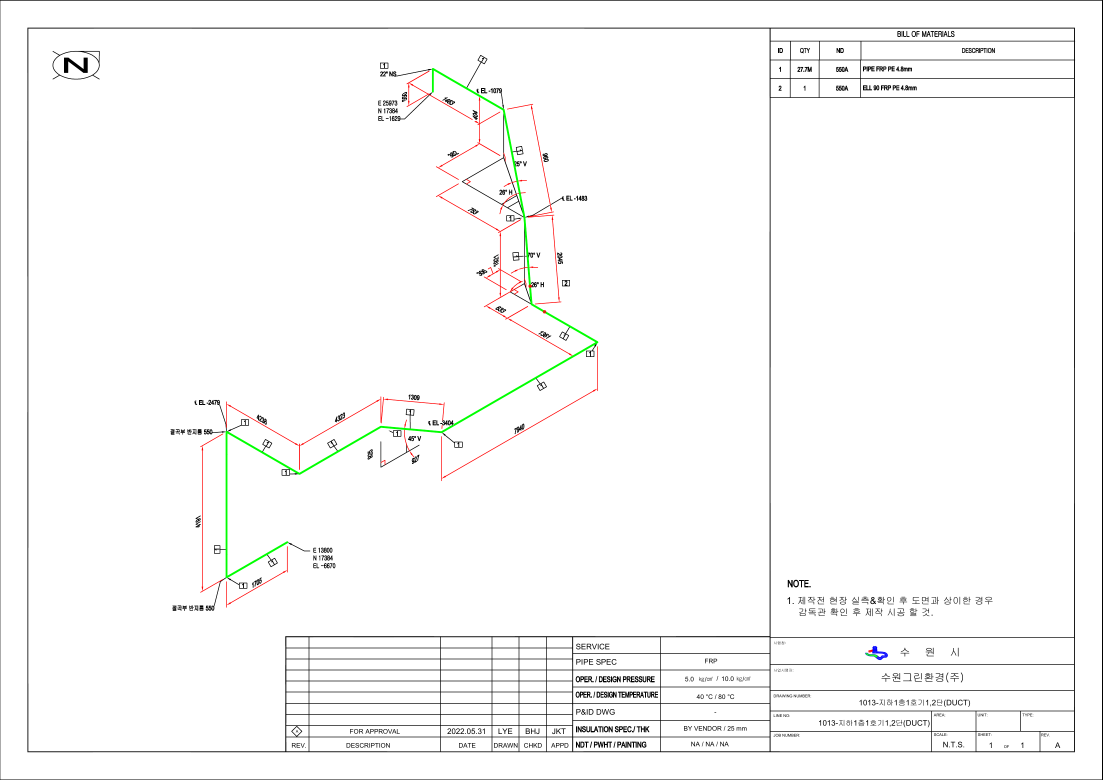
#> input picture src/img/cad/FRP/1013-지하1층 1호기 1,2단(DUCT).png, 3307 x 2339 px (shown at 1/3 size); its folder holds only this picture in this run
$ python -i extractor_backup.py   (imports and definitions only)
#> lines starting #> are read from the running program, lines starting #| are printed output that depends on the picture; after the words box and inside, x2 and y2 are one past the last pixel; in counts of white or black regions, pixels touching at a corner belong together
import cv2
import pytesseract
from utils import Utils
import pandas as pd


class Extractor(object):
    def __init__(self):
        self.DEBUG = False
        pass

    def find_tables(self, image):
        BLUR_KERNEL_SIZE = (17, 17)
        STD_DEV_X_DIRECTION = 0
        STD_DEV_Y_DIRECTION = 0
        blurred = cv2.GaussianBlur(
            image, BLUR_KERNEL_SIZE, STD_DEV_X_DIRECTION, STD_DEV_Y_DIRECTION
        )
        MAX_COLOR_VAL = 255
        BLOCK_SIZE = 15
        SUBTRACT_FROM_MEAN = -2
        img_bin = cv2.adaptiveThreshold(
            ~blurred,
            MAX_COLOR_VAL,
            cv2.ADAPTIVE_THRESH_MEAN_C,
            cv2.THRESH_BINARY,
            BLOCK_SIZE,
            SUBTRACT_FROM_MEAN,
        )
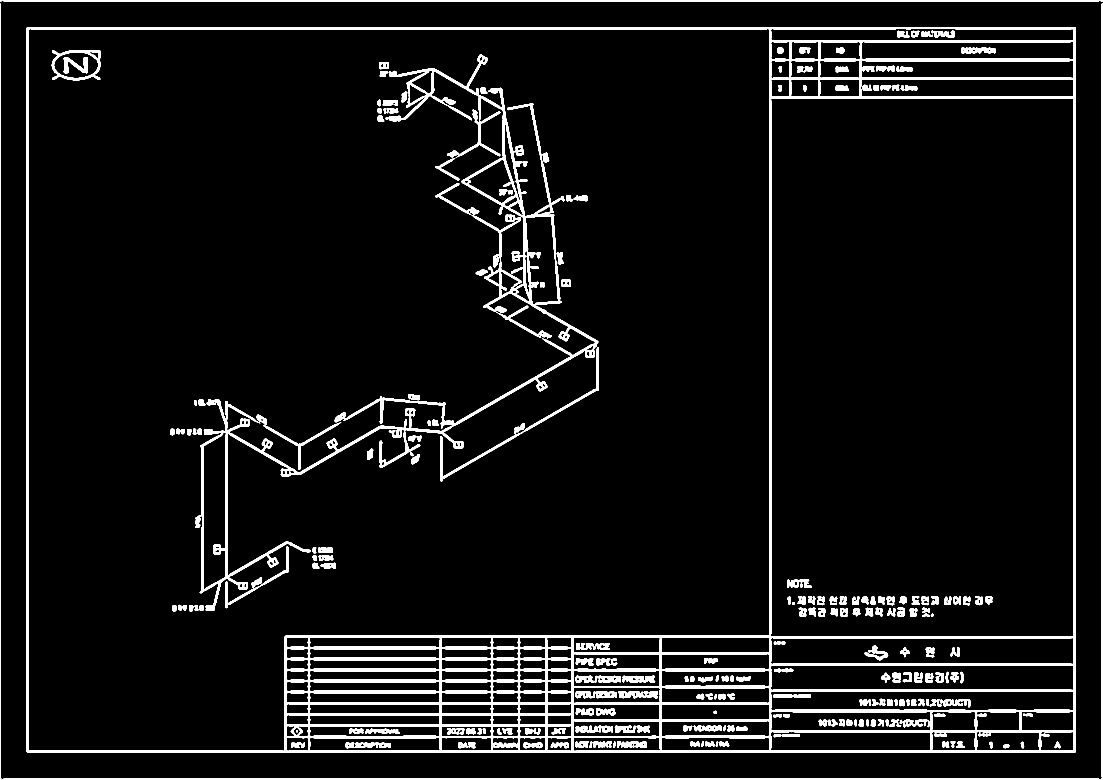
#> img_bin: shape (2339, 3307) (shown at 1/3 size); 6.4% white; 252 white regions, largest, box (x1, y1, x2, y2) and area: (80, 81, 3227, 2259) 268456, (599, 163, 1795, 1833) 77707, (0, 0, 3307, 4) 13218
        horizontal = img_bin.copy()
        SCALE = 5
        image_width, image_height = horizontal.shape
        horizontal_kernel = cv2.getStructuringElement(
            cv2.MORPH_RECT, (int(image_width / SCALE), 1)
        )
        horizontally_opened = cv2.morphologyEx(
            img_bin, cv2.MORPH_OPEN, horizontal_kernel
        )
#> horizontally_opened: shape (2339, 3307); 2.5% white; 25 white regions, largest, box (x1, y1, x2, y2) and area: (80, 2252, 3227, 2259) 21977, (80, 81, 3227, 88) 21085, (854, 1907, 3227, 1916) 15940
        vertical_kernel = cv2.getStructuringElement(
            cv2.MORPH_RECT, (1, int(image_height / SCALE))
        )
        vertically_opened = cv2.morphologyEx(img_bin, cv2.MORPH_OPEN, vertical_kernel)
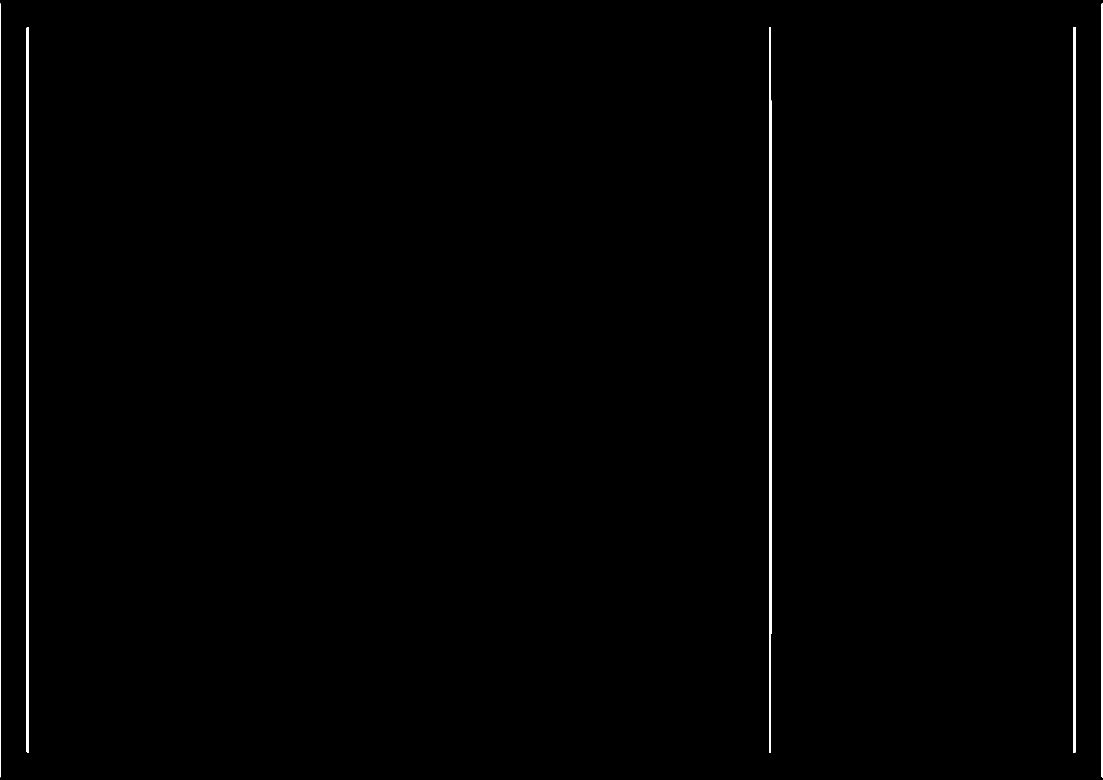
#> vertically_opened: shape (2339, 3307) (shown at 1/3 size); 0.76% white; 5 white regions, box (x1, y1, x2, y2) and area: (80, 81, 87, 2259) 15238, (3220, 81, 3227, 2259) 15238, (2307, 81, 2314, 2259) 14313, (0, 11, 3, 2332) 6958, (3304, 11, 3307, 2332) 6958

        horizontally_dilated = cv2.dilate(
            horizontally_opened, cv2.getStructuringElement(cv2.MORPH_RECT, (40, 1))
        )
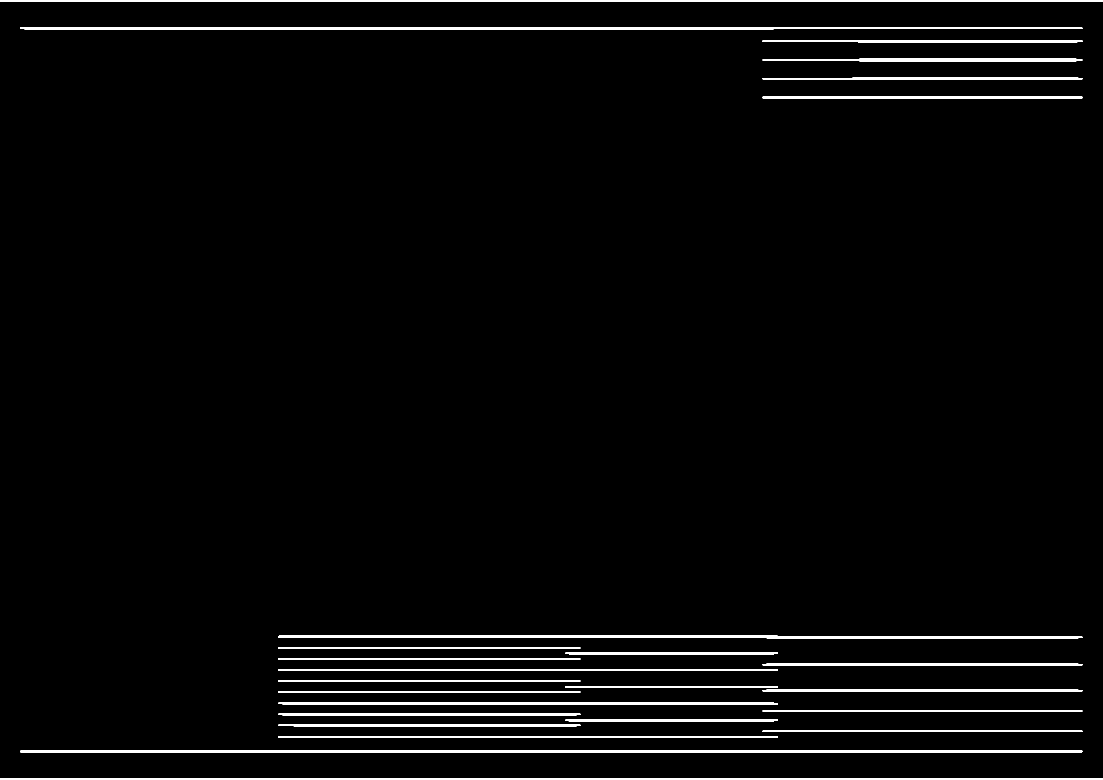
#> horizontally_dilated: shape (2339, 3307) (shown at 1/3 size); 2.6% white; 25 white regions, largest, box (x1, y1, x2, y2) and area: (61, 2252, 3247, 2259) 22292, (61, 81, 3247, 88) 21358, (835, 1907, 3247, 1916) 16306
        vertically_dilated = cv2.dilate(
            vertically_opened, cv2.getStructuringElement(cv2.MORPH_RECT, (1, 60))
        )
#> vertically_dilated: shape (2339, 3307); 0.78% white; 5 white regions, box (x1, y1, x2, y2) and area: (80, 52, 87, 2289) 15651, (3220, 52, 3227, 2289) 15651, (2307, 52, 2314, 2289) 14726, (0, 0, 3, 2339) 7017, (3304, 0, 3307, 2339) 7017

        mask = horizontally_dilated + vertically_dilated
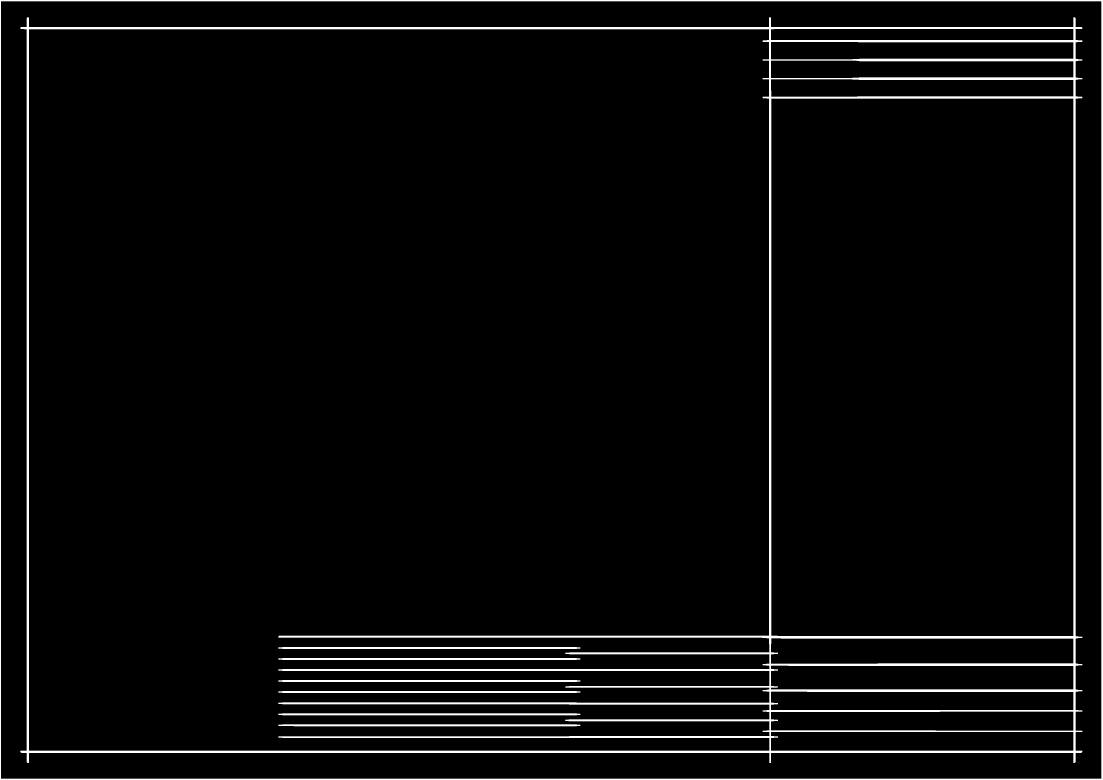
#> mask: shape (2339, 3307) (shown at 1/3 size); min 0, max 255, mean 8.6
        contours, heirarchy = cv2.findContours(
            mask,
            cv2.RETR_EXTERNAL,
            cv2.CHAIN_APPROX_SIMPLE,
        )
#> contours = [[[0, 0], [0, 2338], [3306, 2338], [3306, 0]]]

        MIN_TABLE_AREA = 1e5
        contours = [c for c in contours if cv2.contourArea(c) > MIN_TABLE_AREA]
        perimeter_lengths = [cv2.arcLength(c, True) for c in contours]
#> perimeter_lengths = [11288]
        epsilons = [0.1 * p for p in perimeter_lengths]
#> epsilons = [1128.8]
        approx_polys = [
            cv2.approxPolyDP(c, e, True) for c, e in zip(contours, epsilons)
        ]
#> approx_polys = [[[0, 0], [0, 2338], [3306, 2338], [3306, 0]]]
        bounding_rects = [cv2.boundingRect(a) for a in approx_polys]
#> bounding_rects = [(0, 0, 3307, 2339)]
        images = [image[y : y + h, x : x + w] for x, y, w, h in bounding_rects]
#> images = 1 item
        return images

    # [142 lines left out: functions extract_tables, extract_cell_images_from_table, extract_cells, to_json, to_dataframe, not called in this run]

>>> import cv2
>>> picture = cv2.imread('../src/img/cad/FRP/1013-지하1층 1호기 1,2단(DUCT).png', cv2.IMREAD_GRAYSCALE)
>>> result = Extractor().find_tables(picture)
#> result = 1 item

$ run again, on src/img/cad/FRP/1014-지하1층 2호기 1,2단(DUCT).png
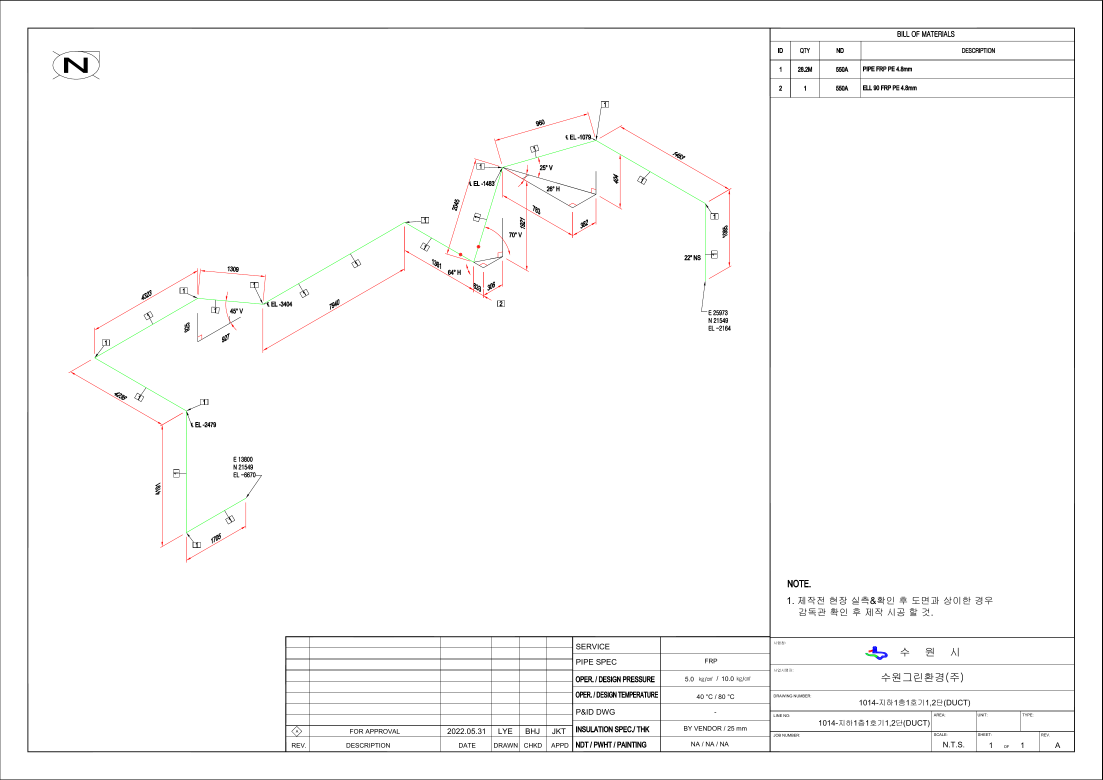
#> input picture src/img/cad/FRP/1014-지하1층 2호기 1,2단(DUCT).png, 3307 x 2339 px (shown at 1/3 size)
#> in find_tables, `img_bin = cv2.adaptiveThreshold( ~blurred, MAX_COLOR_VAL, cv2.ADAPTIVE..`:
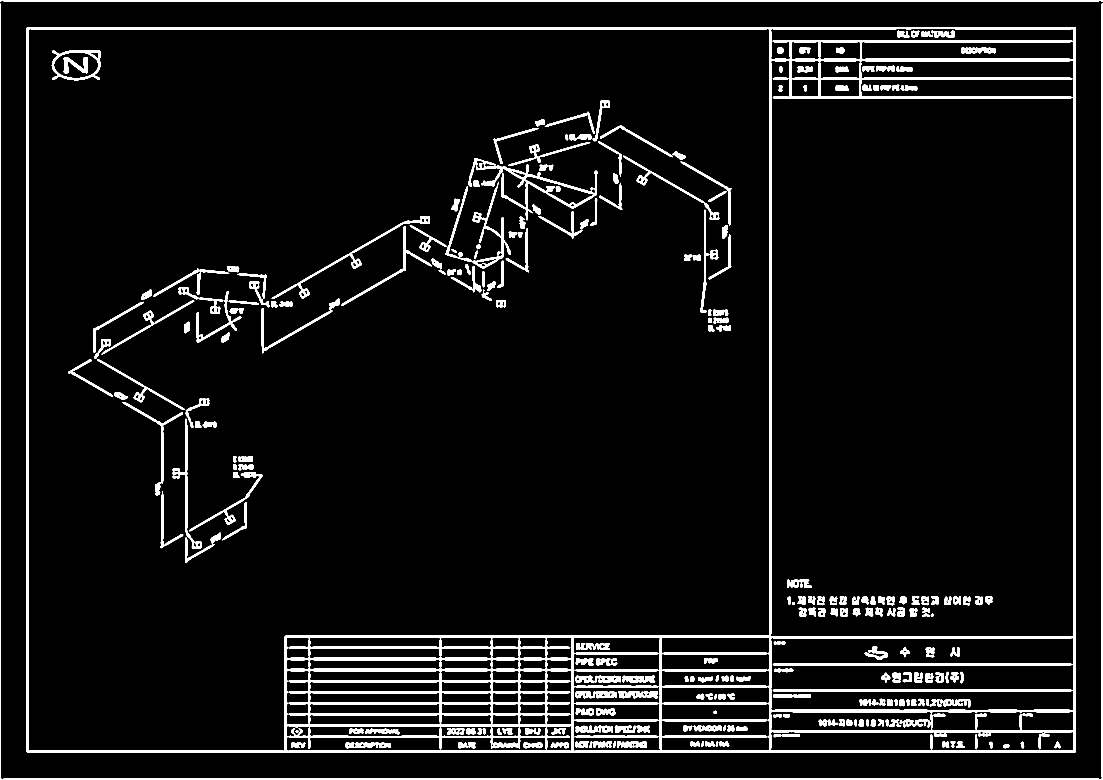
#> img_bin: shape (2339, 3307) (shown at 1/3 size); 6.1% white; 295 white regions, largest, box (x1, y1, x2, y2) and area: (80, 81, 3227, 2259) 244159, (0, 0, 3307, 4) 13216, (7, 2336, 3300, 2339) 9871
#> horizontally_opened: shape (2339, 3307); 2.2% white; 28 white regions, largest, box (x1, y1, x2, y2) and area: (80, 2252, 3227, 2259) 21977, (80, 81, 3227, 88) 21085, (854, 1907, 3227, 1916) 15940
#> vertically_opened: shape (2339, 3307); 0.76% white; 5 white regions, box (x1, y1, x2, y2) and area: (80, 81, 87, 2259) 15238, (3220, 81, 3227, 2259) 15238, (2307, 81, 2314, 2259) 14426, (0, 11, 3, 2332) 6958, (3304, 11, 3307, 2332) 6958
#> horizontally_dilated: shape (2339, 3307); 2.3% white; 25 white regions, largest, box (x1, y1, x2, y2) and area: (61, 2252, 3247, 2259) 22292, (61, 81, 3247, 88) 21358, (835, 1907, 3247, 1916) 16306
#> vertically_dilated: shape (2339, 3307); 0.78% white; 5 white regions, box (x1, y1, x2, y2) and area: (80, 52, 87, 2289) 15651, (3220, 52, 3227, 2289) 15651, (2307, 52, 2314, 2289) 14839, (0, 0, 3, 2339) 7017, (3304, 0, 3307, 2339) 7017
#> in find_tables, `mask = horizontally_dilated + vertically_dilated`:
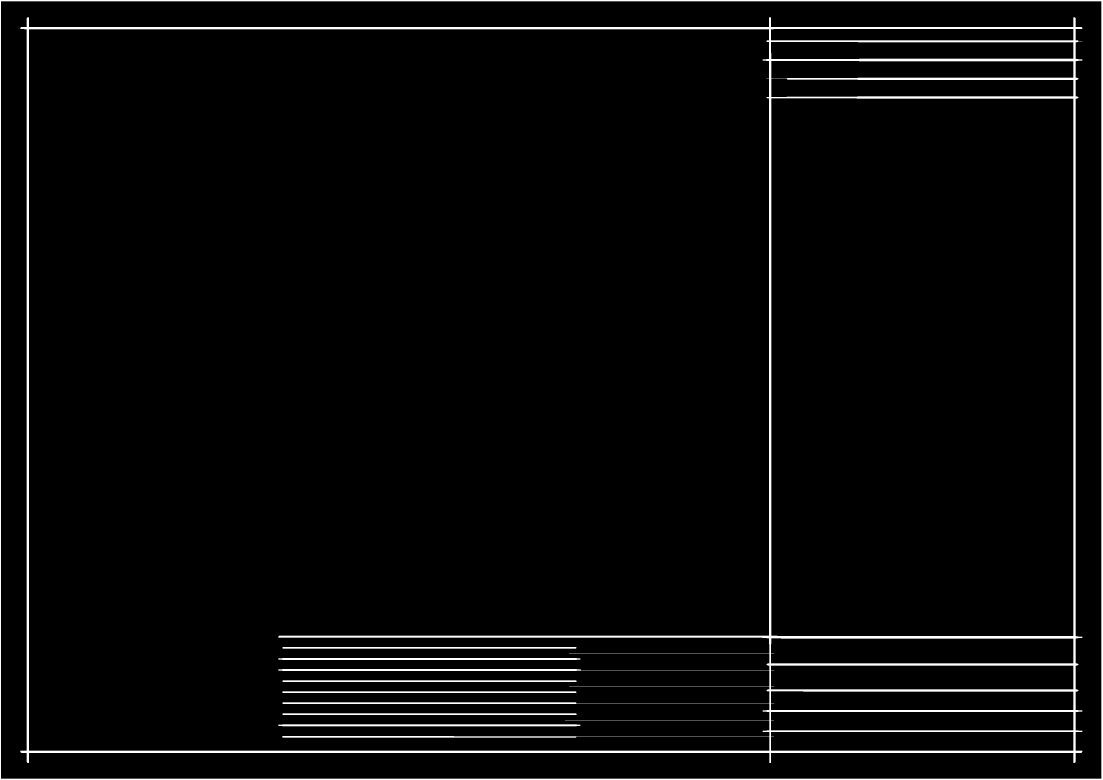
#> mask: shape (2339, 3307) (shown at 1/3 size); min 0, max 255, mean 7.8
#> contours = [[[0, 0], [0, 2338], [3306, 2338], [3306, 0]]]
#> perimeter_lengths = [11288]
#> epsilons = [1128.8]
#> approx_polys = [[[0, 0], [0, 2338], [3306, 2338], [3306, 0]]]
#> bounding_rects = [(0, 0, 3307, 2339)]
#> images = 1 item
